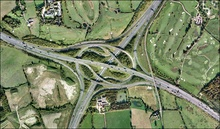
%> input picture project/image1.jpg, 220 x 129 px, shrunk from 682 x 400 before the run
$ octave Main.m   (GNU Octave 9; MATLAB toolbox functions it lacks are replaced by stand-ins)
%> lines starting %> are read from the running program, lines starting %| are printed output that depends on the picture; in (x1, y1, x2, y2) boxes, pixels count from 0 and x2, y2 are one past the last pixel; in counts of white or black regions, pixels touching at a corner belong together; the program's own positions count from 1
%> further down, I is the input picture: size 129x220x3 uint8; mean R, G, B 122.7, 133.5, 101.2
%> `lab_image = rgb2lab(I);`: lab_image: size 129x220x3 double; mean of channels 1, 2, 3 53.7, -9.9, 16.2
### project/scalar_Transform.m
function sc_I = scalar_Transform(I,point)
%> called with point = [66.66 0.09 1.18]
[m,n,t]=size(I);
%> m = 129; n = 220; t = 3
sc_I=zeros(m,n);
%disp(m);
%disp(n);
modPoint=double(0);
for k=1:3
    modPoint=modPoint+double(point(k))*double(point(k));
end
disp(modPoint)
for i=1:m
    for j=1:n
        %disp(i)
        %disp(j)
        temp=double(0);
        modI=double(0);
        for k=1:3
            %disp(k)
            temp=double(temp+double(I(i,j,k))*double(point(k)));
            modI=double(modI+double(I(i,j,k))*double(I(i,j,k)));
        end
% [5 lines of commented-out code are left out]
        if(temp~=0)
        temp=double(temp)/sqrt(double(modI)*double(modPoint));
        end
        if(temp>1)
        disp(temp)
        disp(modI)
        disp(modPoint)
        disp(sqrt(double(modI)*double(modPoint)))
        disp(double(modI)*double(modPoint))
        disp(I(i,j,:))
        end
        sc_I(i,j)=acos(double(temp));
    end
end
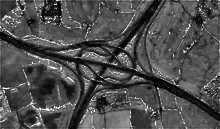
%> sc_I: size 129x220 double; min 0.00166, max 1.18, mean 0.366; drawn with min black and max white
end

### project/join_ends.m
function Complete_Skeleton = join_ends(Skeleton)

Complete_Skeleton=Skeleton;
width=40;
gap=20;
[m,n]=size(Skeleton);
for i=1:gap:m-width
    for j=1:gap:n-width
    section=zeros(width);
    for x=1:width
        for y=1:width
            section(x,y)=Skeleton(i+x-1,j+y-1);
        end
    end
    CC=bwconncomp(section);
    if(CC.NumObjects==2)
        disp('in');
        temp1=zeros(width);
        temp2=zeros(width);
        temp1(CC.PixelIdxList{1})=1;
        temp2(CC.PixelIdxList{2})=1;
        end1=bwmorph(temp1,'endpoints');
        end2=bwmorph(temp2,'endpoints');
        end1(:,1)=0;
        end1(:,width)=0;
        end1(1,:)=0;
        end1(width,:)=0;
        end2(:,1)=0;
        end2(:,width)=0;
        end2(1,:)=0;
        end2(width,:)=0;
        [y1,x1]=find(end1);
        [y2,x2]=find(end2);
        s1=size(y1);
        s2=size(y2);
        if(s1==0)
            end1=bwmorph(temp1,'branchpoints');
            [y1,x1]=find(end1);
            s1=size(y1);
        end
        if(s2==0)
            end2=bwmorph(temp2,'branchpoints');
            [y1,x1]=find(end2);
            s2=size(y2);
        end
% [11 lines of commented-out code are left out]
        minx=0;
        miny=0;
        mindist=Inf;
        for x=1:s1
            for y=1:s2
                points=zeros(2,2);
                points(1,1)=x1(x);
                points(1,2)=y1(x);
                points(2,1)=x2(y);
                points(2,2)=y2(y);
                dist=pdist(points,'euclidean');
                if(dist<mindist)
                    mindist=dist;
                    minx=x;
                    miny=y;
                end
            end
        end
        if(minx~=0)
            section=func_Drawline(section,y1(minx),x1(minx),y2(miny),x2(miny),1);
        end
        %figure(3)
        %imshow(section);
        %pause;
      for x=1:width
      for y=1:width
            Complete_Skeleton(i+x-1,j+y-1)=section(x,y);
        end
      end
    end
    end
end
%UNTITLED Summary of this function goes here
%   Detailed explanation goes here


end

### project/Special_erosion.m
function Eroded_image = Special_erosion(I)
Eroded_image=I;
[m,n]=size(I);
Mean=[0 0 0 0];
Standard_Deviation=[0 0 0 0];
for i=3:m-2
    for j=3:n-2
        for k=1:4
            for place=1:5
                if(k~=4)
                    x=i+place-3;
                else
                    x=i;
                end
                if(k~=1)
                    y=j-(-1)^k*(place-3);
                else
                    y=j;
                end
                Mean(k)=Mean(k)+I(x,y);
            end
            Mean(k)=Mean(k)/5;
        end
        for k=1:4
             for place=1:5
                if(k~=4)
                    x=i+place-3;
                else
                    x=i;
                end
                if(k~=1)
                   y=j-(-1)^k*(place-3);
                else
                    y=j;
                end
                Standard_Deviation(k)=Standard_Deviation(k)+(I(x,y)-Mean(k))^2;
            end
            Standard_Deviation(k)=Standard_Deviation(k)/5;
        end
        [id,idx]=min(Standard_Deviation);
        temp=zeros(5,1);
         for place=1:5
                if(idx~=4)
                    x=i+place-3;
                else
                    x=i;
                end
                if(idx~=1)
                    y=j-(-1)^k*(place-3);
                else
                    y=j;
                end
                temp(place)=I(x,y);
         end
         Eroded_image(i,j)=min(temp);
    end
end
%UNTITLED2 Summary of this function goes here
%   Detailed explanation goes here


end

### project/Main.m
clear;
I=imread('image1.jpg');
lab_image = rgb2lab(I);
Point=[163 162 160];
lab_point = [66.66 0.09 1.18];
%neighborhood=[1 0 1 0 1;0 1 1 1 0;1 1 1 1 1;0 1 1 1 0;1 0 1 0 1];
Scalar_image=scalar_Transform(lab_image,lab_point);
[m,n]=size(Scalar_image);
%> m = 129; n = 220
% [11 lines of commented-out code are left out]
Median_image=medfilt2(Scalar_image);
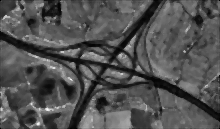
%> Median_image: size 129x220 double; min 0, max 1.08, mean 0.349; drawn with min black and max white
Binary_image=im2bw(Median_image,0.20);
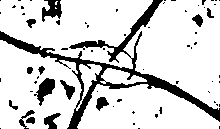
%> Binary_image: size 129x220 logical; 83.3% white; 68 black regions (54 under 20 px), largest, box (x1, y1, x2, y2) and area: (0, 0, 220, 129) 3184, (34, 78, 55, 106) 279, (42, 0, 62, 22) 260
Binary_image=imcomplement(Binary_image);
Morphised_Image=bwareaopen(Binary_image,200);
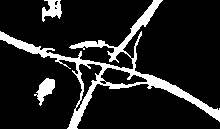
%> Morphised_Image: size 129x220 logical; 13.1% white; 3 white regions, box (x1, y1, x2, y2) and area: (0, 0, 220, 129) 3184, (34, 78, 55, 106) 279, (42, 0, 62, 22) 260
Morphised_Image=imcomplement(Morphised_Image);
Morphised_Image=bwareaopen(Morphised_Image,200);
%> Morphised_Image: size 129x220 logical; 86.8% white; 3 black regions, box (x1, y1, x2, y2) and area: (0, 0, 220, 129) 3184, (34, 78, 55, 106) 279, (42, 0, 62, 22) 271
Morphised_Image=imcomplement(Morphised_Image);
%> Morphised_Image: size 129x220 logical; 13.2% white; 3 white regions
figure(18)
imshow(Morphised_Image);
title('Without small components');
BW=bwconncomp(Morphised_Image);
%> BW = 3 connected components
BoundingBox=regionprops(BW,'BoundingBox');
%> BoundingBox = 3 regions; box (x1, y1, x2, y2): (0, 0, 220, 129), (34, 78, 55, 106), (42, 0, 62, 22)
for i=1:size(BoundingBox)
if(BoundingBox(i).BoundingBox(3)<m/3 && BoundingBox(i).BoundingBox(4)<n/3)
Morphised_Image(BW.PixelIdxList{i})=0;
end
end
%> this loop made 3 passes
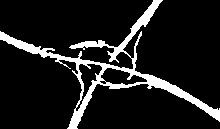
%> Morphised_Image: size 129x220 logical; 11.2% white; 1 white region, box (x1, y1, x2, y2) and area: (0, 0, 220, 129) 3184
Skeleton_image=bwmorph(Morphised_Image,'thin',Inf);
%> Skeleton_image: size 129x220 logical; 2.4% white in thin lines or dots
Complete_skeleton=join_ends(Skeleton_image);
%> the loop in join_ends, `for i=1:gap:m-width` made 5 passes
%| in
%| in
%| in
%| in
%| in
%| in
%| in
%| in
%| in
%> after the loop in join_ends, `for i=1:gap:m-width`: Complete_Skeleton: size 129x220 logical; 2.5% white in thin lines or dots
%> after the loop in join_ends, `for i=1:gap:m-width`: end1: size 40x40 logical; every value is 0
%> after the loop in join_ends, `for i=1:gap:m-width`: end2: size 40x40 logical; 0.06% white in thin lines or dots, all inside (x1, y1, x2, y2) = (11, 1, 12, 2)
%> after the loop in join_ends, `for i=1:gap:m-width`: section: size 40x40 double; values 0 (black) and 1 (white), 2.5% white in thin lines or dots, all inside (x1, y1, x2, y2) = (0, 3, 40, 25)
%> after the loop in join_ends, `for i=1:gap:m-width`: temp1: size 40x40 double; values 0 (black) and 1 (white), 1.2% white in thin lines or dots, all inside (x1, y1, x2, y2) = (0, 0, 3, 20)
%> after the loop in join_ends, `for i=1:gap:m-width`:
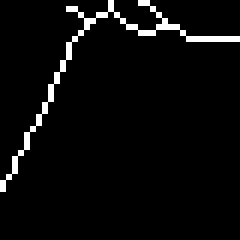
%> temp2: size 40x40 double (shown 6 times larger); values 0 (black) and 1 (white), 3.9% white in thin lines or dots, all inside (x1, y1, x2, y2) = (0, 0, 40, 32)
%> after the loop in join_ends, `for i=1:gap:m-width`: dist = 2.83; mindist = Inf; minx = 0; points = [31 9; 33 11]; s1 = [0 1]; s2 = [1 1]; x2 = 12; y2 = 2
Morphised_image_temp=Complete_skeleton|Morphised_Image;
%> Morphised_image_temp: size 129x220 logical; 11.3% white; 1 white region, box (x1, y1, x2, y2) and area: (0, 0, 220, 129) 3205
%Eroded_Image=Special_erosion(Morphised_Image);
%Morphised_Image=bwmorph(Binary_image,'remove');
%Morphised_Image2=bwmorph(Morphised_Image,'clean');
neighborhood=[1 0 1 0 1;0 1 1 1 0;1 1 1 1 1;0 1 1 1 0;1 0 1 0 1];
Eroded_Image2=imerode(Morphised_Image,neighborhood);
%> Eroded_Image2: size 129x220 logical; 1.9% white; 22 white regions (18 under 20 px), largest, box (x1, y1, x2, y2) and area: (148, 77, 220, 118) 216, (0, 34, 38, 52) 97, (133, 0, 159, 32) 89, (71, 110, 82, 129) 66
Dilated_Image2=imdilate(Morphised_Image,neighborhood);
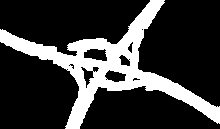
%> Dilated_Image2: size 129x220 logical; 22% white; 1 white region, box (x1, y1, x2, y2) and area: (0, 0, 220, 129) 6244
%> (the run ends here)
